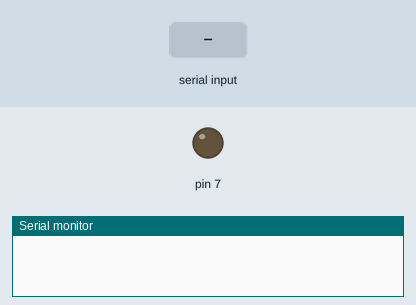
Simulated run of this sketch. Board: Arduino Uno, built with avr-gcc and run on an emulated ATmega328P. On the bench: output pins drawn as LEDs (lit = HIGH), the last lines printed to the serial monitor. The test bench sets the inputs (shaded band).

Above: at 1.2 s.
1.3 s: "f" received over Serial
At 1.7 s:
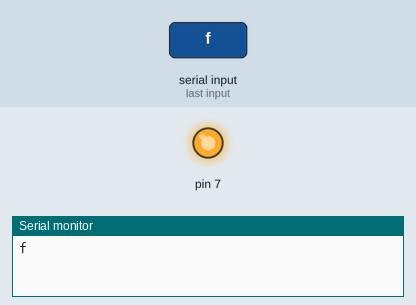
2.8 s: "a" received over Serial
At 4.0 s:
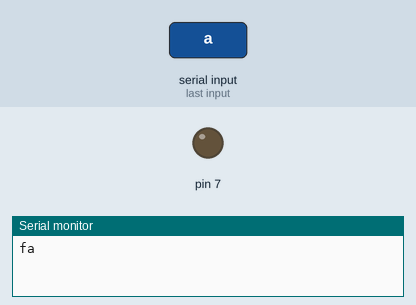
Timing chart, 0 to 5.8 s (numbered marks = the images above; inputs shaded):
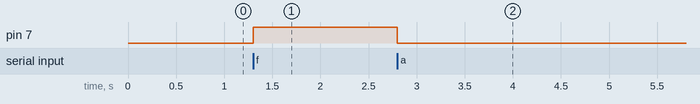

Measured:
- after the input at 1.3 s, pin 7: LOW → HIGH at once
- after the input at 2.8 s, pin 7: HIGH → LOW at once

The sketch:

sketch_mar09a.ino
```cpp
char hasil=0;
void setup() {
  // put your setup code here, to run once:
  Serial.begin(9600);
  pinMode(7, OUTPUT);
}

void loop() {
  // put your main code here, to run repeatedly:
  if (Serial.available() > 0){
    hasil = Serial.read();
    Serial.write(hasil);
    if(hasil == 'f'){
      digitalWrite(7,HIGH);
    }
    else if(hasil == 'a'){
      digitalWrite(7,LOW);
    }
  }
}
```
